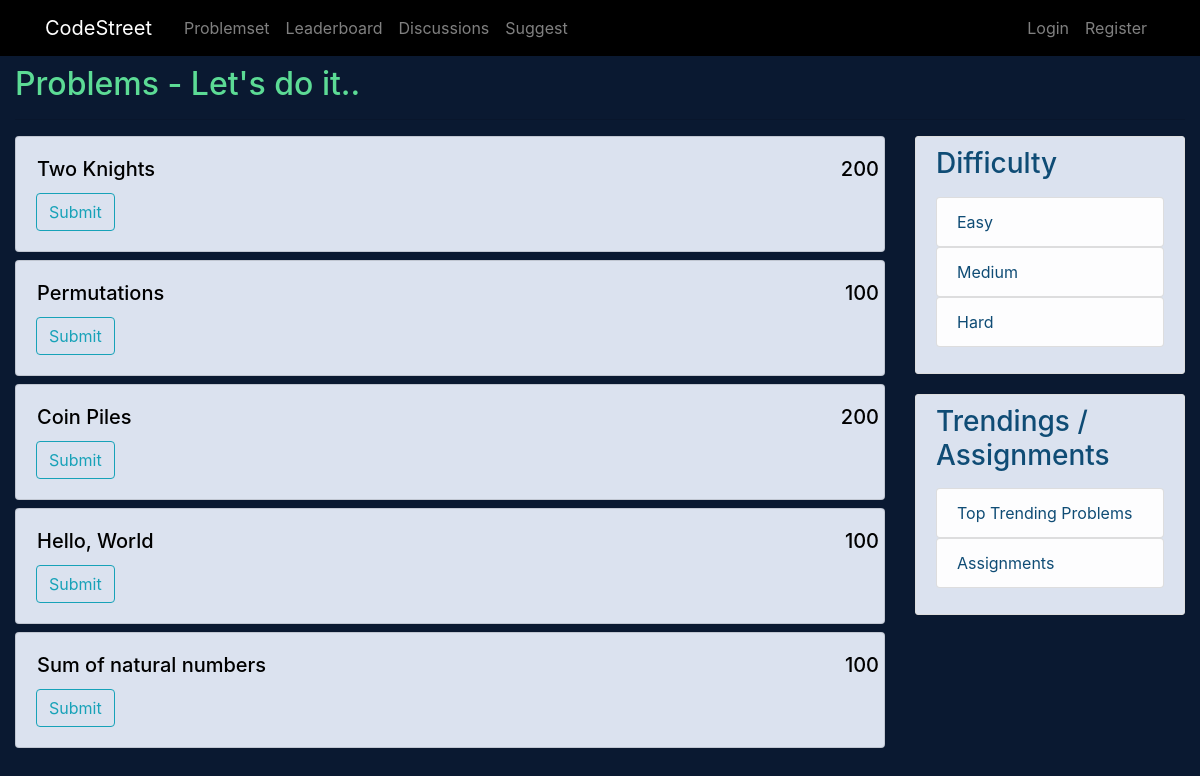
/topproblems, run on the app's committed database.
### problemset/models.py (models this page shows, shortened)
class Problem(models.Model):
    title = models.CharField(max_length=50)
    description = models.TextField(max_length=10000)
    points = models.IntegerField(default=100)
    category = models.ForeignKey(Category, on_delete=models.CASCADE, default=1)
    test_case = models.TextField(max_length=10000, null=set)
    hidden_test_cases = models.TextField(max_length=10000000, null=set)
    constraints = models.TextField(max_length=1000, null=set)
    @staticmethod
    def get_all_objects():
        return Problem.objects.all()

class Category(models.Model):
    title = models.CharField(max_length=20, default='Easy')
    @staticmethod
    def get_all_objects():
        return Category.objects.all()

### problemset/views.py (the view)
# urls.py: path('topproblems',views.top,name='topproblems'),
def top(request):
    problems = Problem.get_all_objects()
    probl = random.sample(list(problems),5)
    categories = Category.get_all_objects()
    data = {}
    data['problems'] = probl
    data['categories'] = categories
    return render(request, 'problemset/home.html', data)

### problemset/templates/problemset/home.html (shortened to what this page needs)
{% extends "problemset/base.html"%}
{% block content %}
<div class="container-fluid">
<h2 style="color: #5CDB95;"> Problems - Let's do it..</h2>
<hr>
<div class="row problembox">
    <div class="col-md-9">
        <div class="mx-auto" >
        {% for problem in problems %}
            <div class="mx-auto mb-2">
                <div class="card"  style="background-color: #dbe2ef;">
                <div class="card-body">
                    <div class="row">
                        <h5 class="card-title ml-3" ><a class="card-title" style="color: black;" href="{% url 'problemset-problem' problem.id %}">{{ problem.title }}</a></h5>
                        <h5 class="card-text" style="margin-left: auto; color: black;">
                        {{ problem.points }}
                        </h5>
                    </div>
                    <a href="#" class="btn btn-outline-info">Submit</a>
                </div>
                </div>
            </div>
        {% endfor %}
        </div>
    </div>
    <div class="col-md-3">
        <div class="content-section">
            <h3 style="color: #0f4c75;">Difficulty</h3>
            <p class='text-muted'>
            <ul class="list-group">
                {% for category in categories %}
                <a href="?category={{category.id}}"><li style="color: #0f4c75;" class="list-group-item list-group-item-light">{{ category.title }}</li></a>
                {% endfor %}
            </ul>
            </p>
        </div>
        <div class="content-section">
            <h3 style="color: #0f4c75;"> Trendings / Assignments </h3>
            <p class='text-muted'>
            <ul class="list-group">
               <a href = "{% url 'topproblems' %}" ><li class="list-group-item list-group-item-light" style="color: #0f4c75;">Top Trending Problems</li></a>
            <a href = "{% url 'assign' %}" ><li class="list-group-item list-group-item-light" style="color: #0f4c75;">Assignments</li></a>
            </ul>
            </p>
        </div>
    </div>
</div>
</div>
{% endblock %}

### problemset/static/problemset/main.css (style rules this page uses)
.main-body { background: #0a1931; }
h1, h2, h3, h4, h5, h6 { color: #FFF; }
ul { margin: 0; }
.content-section { color: #000000; background: #dbe2ef; padding: 10px 20px; border: 1px solid #dddddd; border-radius: 3px; margin-bottom: 20px; }

### data on the page
Problem: title "Two Knights", points "200"
Problem: title "Permutations", points "100"
Problem: title "Coin Piles", points "200"
Problem: title "Hello, World", points "100"
Problem: title "Sum of natural numbers", points "100"
Category: title "Easy"
Category: title "Medium"
Category: title "Hard"
